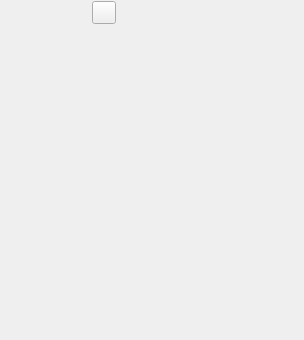
<?xml version="1.0" encoding="UTF-8"?>
<ui version="4.0">
  <class>PaintSelector</class>
  <widget class="QWidget" name="PaintSelector">
    <property name="geometry">
      <rect>
        <x>0</x>
        <y>0</y>
        <width>304</width>
        <height>340</height>
      </rect>
    </property>
    <property name="windowTitle">
      <string>Paint Selector</string>
    </property>
    <layout class="QVBoxLayout" name="mainLayout">
      <property name="spacing">
        <number>0</number>
      </property>
      <property name="leftMargin">
        <number>0</number>
      </property>
      <property name="topMargin">
        <number>0</number>
      </property>
      <property name="rightMargin">
        <number>0</number>
      </property>
      <property name="bottomMargin">
        <number>0</number>
      </property>
      <!-- Header row: paint-type buttons | fill-rule button | plate-picker buttons | compact menu button -->
      <item>
        <layout class="QHBoxLayout" name="headerLayout">
          <property name="spacing">
            <number>0</number>
          </property>
          <property name="leftMargin">
            <number>0</number>
          </property>
          <property name="topMargin">
            <number>1</number>
          </property>
          <property name="rightMargin">
            <number>0</number>
          </property>
          <property name="bottomMargin">
            <number>2</number>
          </property>
          <!-- Paint-mode toggle buttons are added programmatically into typesLayout -->
          <item>
            <widget class="QWidget" name="typesWidget" native="true">
              <layout class="QHBoxLayout" name="typesLayout">
                <property name="spacing">
                  <number>0</number>
                </property>
                <property name="leftMargin">
                  <number>0</number>
                </property>
                <property name="topMargin">
                  <number>0</number>
                </property>
                <property name="rightMargin">
                  <number>0</number>
                </property>
                <property name="bottomMargin">
                  <number>0</number>
                </property>
              </layout>
            </widget>
          </item>
          <item>
            <spacer name="headerSpacer">
              <property name="orientation">
                <enum>Qt::Orientation::Horizontal</enum>
              </property>
              <property name="sizeType">
                <enum>QSizePolicy::Expanding</enum>
              </property>
              <property name="sizeHint" stdset="0">
                <size>
                  <width>0</width>
                  <height>0</height>
                </size>
              </property>
            </spacer>
          </item>
          <!-- Fill-rule toggle button -->
          <item>
            <widget class="QToolButton" name="fillRuleButton">
              <property name="toolTip">
                <string>Set path fill rule</string>
              </property>
              <property name="icon">
                <iconset>
                  <normaloff>:/icons/fill-rule-even-odd</normaloff>
                </iconset>
              </property>
              <!-- <property name="autoRaise">
        <bool>true</bool>
       </property> -->
            </widget>
          </item>
          <item>
            <spacer name="headerSpacer2">
              <property name="orientation">
                <enum>Qt::Orientation::Horizontal</enum>
              </property>
              <property name="sizeType">
                <enum>QSizePolicy::Expanding</enum>
              </property>
              <property name="sizeHint" stdset="0">
                <size>
                  <width>0</width>
                  <height>0</height>
                </size>
              </property>
            </spacer>
          </item>
          <!-- Plate-picker buttons (normal mode) -->
          <item>
            <widget class="QWidget" name="pickersWidget" native="true">
              <layout class="QHBoxLayout" name="pickersLayout">
                <property name="spacing">
                  <number>0</number>
                </property>
                <property name="leftMargin">
                  <number>0</number>
                </property>
                <property name="topMargin">
                  <number>0</number>
                </property>
                <property name="rightMargin">
                  <number>0</number>
                </property>
                <property name="bottomMargin">
                  <number>0</number>
                </property>
                <item>
                  <widget class="QToolButton" name="rectButton">
                    <property name="toolTip">
                      <string>Show color map</string>
                    </property>
                    <property name="icon">
                      <iconset>
                        <normaloff>:/icons/color-picker-rect</normaloff>
                      </iconset>
                    </property>
                    <property name="checkable">
                      <bool>true</bool>
                    </property>
                    <property name="autoRaise">
                      <bool>true</bool>
                    </property>
                  </widget>
                </item>
                <item>
                  <widget class="QToolButton" name="circleButton">
                    <property name="toolTip">
                      <string>Show color wheel</string>
                    </property>
                    <property name="icon">
                      <iconset>
                        <normaloff>:/icons/color-picker-circle</normaloff>
                      </iconset>
                    </property>
                    <property name="checkable">
                      <bool>true</bool>
                    </property>
                    <property name="autoRaise">
                      <bool>true</bool>
                    </property>
                  </widget>
                </item>
                <item>
                  <widget class="QToolButton" name="inputButton">
                    <property name="toolTip">
                      <string>Show color sliders only</string>
                    </property>
                    <property name="icon">
                      <iconset>
                        <normaloff>:/icons/color-picker-input</normaloff>
                      </iconset>
                    </property>
                    <property name="checkable">
                      <bool>true</bool>
                    </property>
                    <property name="autoRaise">
                      <bool>true</bool>
                    </property>
                  </widget>
                </item>
              </layout>
            </widget>
          </item>

          <!-- Compact menu button (compact mode only, hidden by default) -->
          <item>
            <widget class="QToolButton" name="menuButton">
              <property name="visible">
                <bool>false</bool>
              </property>
              <property name="toolTip">
                <string>Color Pickers</string>
              </property>
              <property name="popupMode">
                <enum>QToolButton::InstantPopup</enum>
              </property>
              <property name="autoRaise">
                <bool>true</bool>
              </property>
            </widget>
          </item>
        </layout>
      </item>
      <!-- Separator -->
      <!-- <item>
    <widget class="QFrame" name="separator">
     <property name="frameShape">
      <enum>QFrame::Shape::HLine</enum>
     </property>
     <property name="frameShadow">
      <enum>QFrame::Shadow::Sunken</enum>
     </property>
    </widget>
   </item> -->
      <!-- Stacked widget for editor pages -->
      <item>
        <widget class="Linea::UI::AdaptiveStack" name="stack">
          <property name="minimumSize">
            <size>
              <width>0</width>
              <height>20</height>
            </size>
          </property>
          <!-- Placeholder page (index 0) -->
          <widget class="QWidget" name="placeholderPage">
            <layout class="QVBoxLayout" name="placeholderLayout">
              <item>
                <widget class="QLabel" name="placeholderLabel">
                  <property name="alignment">
                    <set>Qt::AlignmentFlag::AlignCenter</set>
                  </property>
                  <property name="wordWrap">
                    <bool>true</bool>
                  </property>
                </widget>
              </item>
            </layout>
          </widget>
        </widget>
      </item>
    </layout>
  </widget>
  <customwidgets>
    <customwidget>
      <class>Linea::UI::AdaptiveStack</class>
      <extends>QStackedWidget</extends>
      <header>adaptive-stack.h</header>
    </customwidget>
  </customwidgets>
  <resources/>
  <connections/>
</ui>
